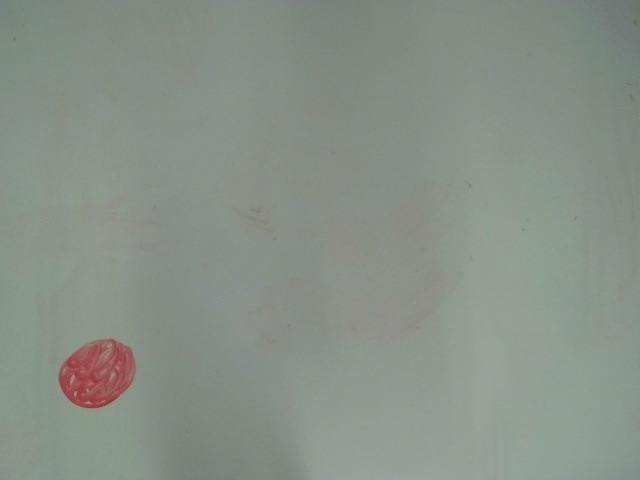
#> input picture 13_09_24/captured_image.jpg, 640 x 480 px, given in place of the camera
$ python test_contorni_e_distanza.py
#> lines starting #> are read from the running program, lines starting #| are printed output that depends on the picture; after the words box and inside, x2 and y2 are one past the last pixel; in counts of white or black regions, pixels touching at a corner belong together; long printed decimals are rounded
import cv2
import numpy as np
import json
import time
import matplotlib.pyplot as plt
from skimage.color import rgb2hsv
from skimage.measure import find_contours
import io
from PIL import Image
from scipy.spatial import distance

# IP del robot (commentato per ora)
ROBOT_HOST = '192.168.137.198'

# Inizializzazione RTDE (commentato per ora)
# rtde_c = rtde_control.RTDEControlInterface(ROBOT_HOST)
# rtde_r = rtde_receive.RTDEReceiveInterface(ROBOT_HOST)

# Parametri di velocità e accelerazione
acc = 0.4
vel = 0.4

# Risoluzione utilizzata durante la calibrazione
img_width = 640  # Larghezza dell'immagine
img_height = 480  # Altezza dell'immagine

# File contenente le coordinate dei punti immagine e dei punti reali
calibration_file = '13_09_2024/image_corners_real_coords.json'

# File contenente i parametri di calibrazione della fotocamera
camera_calibration_file = '13_09_2024/calibration_data.json'

# Carica i parametri di calibrazione della fotocamera (matrice intrinseca e coefficienti di distorsione)
with open(camera_calibration_file, 'r') as f:
#> (reads 13_09_2024/calibration_data.json from the repository)
    calib_data = json.load(f)
    camera_matrix = np.array(calib_data['mtx'])  # Matrice intrinseca
    dist_coeffs = np.array(calib_data['dist'])   # Coefficienti di distorsione

# Carica i punti di calibrazione (coordinate immagine -> coordinate reali robot)
with open(calibration_file, 'r') as f:
#> (reads 13_09_2024/image_corners_real_coords.json from the repository)
    calibration_data = json.load(f)

# Estrai i punti immagine e i punti reali dal file
image_points = np.array([point['corner'] for point in calibration_data], dtype=np.float32)
real_points = np.array([point['real'][:2] for point in calibration_data], dtype=np.float32)  # Usa solo X e Y dei punti reali

# Ottieni i limiti delle coordinate reali (minimo e massimo per X e Y)
real_x_min, real_y_min = np.min(real_points, axis=0)
real_x_max, real_y_max = np.max(real_points, axis=0)

# Calcola la matrice di omografia (trasformazione prospettica) immagine -> mondo reale
homography_matrix, _ = cv2.findHomography(image_points, real_points)

# Funzione per convertire i punti immagine (pixel) in coordinate reali (robot)
def map_image_to_real(image_point):
    # Aggiungi una terza coordinata per la trasformazione omografica
    image_point_homog = np.array([image_point[0], image_point[1], 1], dtype=np.float32)

    # Applica la matrice di omografia
    real_point_homog = np.dot(homography_matrix, image_point_homog)

    # Normalizza per ottenere le coordinate reali (X, Y)
    real_x = real_point_homog[0] / real_point_homog[2]
    real_y = real_point_homog[1] / real_point_homog[2]

    return real_x, real_y

# Funzione per verificare se le coordinate reali sono nei limiti definiti
def is_within_bounds(real_x, real_y):
    return real_x_min <= real_x <= real_x_max and real_y_min <= real_y <= real_y_max

# Funzione per stampare le coordinate reali (simulando lo spostamento del robot)
def move_robot_to_real_point(real_x, real_y, real_z=0.05):
    if is_within_bounds(real_x, real_y):
        print(f"Coordinate reali calcolate: X={real_x}, Y={real_y}, Z={real_z}")
    else:
        print(f"Coordinate fuori dai limiti: X={real_x}, Y={real_y}")

# Avvia la webcam e acquisisci una singola immagine
cap = cv2.VideoCapture(0)
cap.set(cv2.CAP_PROP_FRAME_WIDTH, img_width)
cap.set(cv2.CAP_PROP_FRAME_HEIGHT, img_height)

if not cap.isOpened():
    print("Errore nell'apertura della webcam")
    exit()

# Cattura una singola immagine
ret, frame = cap.read()
#> frame is the input picture: shape (480, 640, 3); mean B, G, R 135.9, 145.4, 135.7

if not ret:
    print("Errore nella lettura del frame dalla webcam")
else:
    # Correggi la distorsione ottica utilizzando i parametri di calibrazione
    new_camera_matrix, roi = cv2.getOptimalNewCameraMatrix(camera_matrix, dist_coeffs, (img_width, img_height), 1)
    undistorted_frame = cv2.undistort(frame, camera_matrix, dist_coeffs, None, new_camera_matrix)

    # Converti l'immagine in HSV e usa il canale di saturazione per il rilevamento dei contorni
    myimg_hsv = rgb2hsv(undistorted_frame)
#> myimg_hsv: shape (480, 640, 3) float64; mean of channels 0, 1, 2 0.323, 0.0812, 0.569
    saturation = myimg_hsv[:, :, 1]  # Canale di saturazione
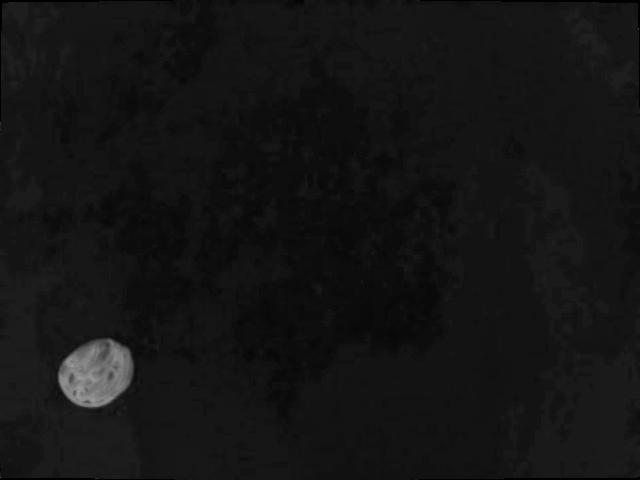
#> saturation: shape (480, 640) float64; min 0, max 0.61, mean 0.0812

    # Crea un'immagine binaria basata su una soglia sulla saturazione
    binary_image = np.where(saturation > 0.25, 1, 0).astype(np.uint8)
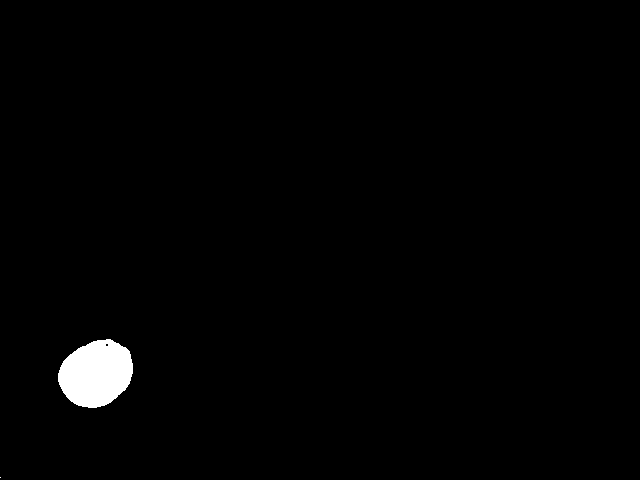
#> binary_image: shape (480, 640); values 0 (black) and 1 (white), 1.3% white; 2 white regions (1 under 20 px), largest, box (x1, y1, x2, y2) and area: (58, 339, 133, 408) 3875

    # Trova i contorni basati sull'immagine binaria
    contours_gray = find_contours(binary_image, 0.8)
#> contours_gray = 3 point arrays, longest 289 points

    # Se ci sono contorni, trova il contorno più lungo
    if contours_gray:
        best_contour = max(contours_gray, key=len)
#> best_contour = 289 pairs, first value 338.8 to 407.2, second value 57.8 to 132.2

        # Trasforma il contorno in coordinate reali
        real_coords = []
        for point in best_contour:
            image_point = np.array([[point[1], point[0]]], dtype='float32')  # Coordinate (x, y) nel piano immagine

            # Mappa i punti immagine alle coordinate reali del robot
            real_x, real_y = map_image_to_real(image_point[0])

            # Stampa le coordinate reali
            move_robot_to_real_point(real_x, real_y)

            # Aggiungi le coordinate reali alla lista
            real_coords.append([real_x, real_y])
#> this loop made 289 passes
#> (image_point_homog in map_image_to_real, real_point_homog in map_image_to_real, real_x, real_y) on passes 1 to 3: ([96, 407.2, 1], [0.37, 0.193, 1.03], 0.359, 0.188), ([95, 407.2, 1], [0.369, 0.194, 1.03], 0.359, 0.189), ([94, 407.2, 1], [0.369, 0.195, 1.03], 0.359, 0.19)
#| Coordinate reali calcolate: X=0.3592, Y=0.1878, Z=0.05
#| Coordinate reali calcolate: X=0.3592, Y=0.1887, Z=0.05
#| Coordinate reali calcolate: X=0.3592, Y=0.1897, Z=0.05
#| Coordinate reali calcolate: X=0.3591, Y=0.1907, Z=0.05
#| Coordinate reali calcolate: X=0.3591, Y=0.1916, Z=0.05
#| Coordinate reali calcolate: X=0.359, Y=0.1926, Z=0.05
#| Coordinate reali calcolate: X=0.359, Y=0.1935, Z=0.05
#| Coordinate reali calcolate: X=0.359, Y=0.1945, Z=0.05
#> (further printed lines are left out)
#> after the loop, real_coords = 289 pairs, first value 0.359 to 0.423, second value 0.154 to 0.226

        real_coords = np.array(real_coords)

        # Trova i due punti più distanti
        dist_matrix = distance.cdist(real_coords, real_coords, 'euclidean')
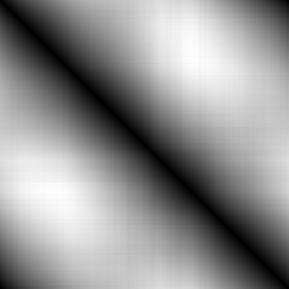
#> dist_matrix: shape (289, 289) float64; min 0, max 0.0748, mean 0.0423; drawn with min black and max white
        max_dist_indices = np.unravel_index(np.argmax(dist_matrix), dist_matrix.shape)
#> max_dist_indices = (49, 192)
        point1, point2 = real_coords[max_dist_indices[0]], real_coords[max_dist_indices[1]]
#> point1 = [0.372, 0.22]; point2 = [0.413, 0.157]
        max_distance = dist_matrix[max_dist_indices]
#> max_distance = 0.0748

        print(f"Distanza massima: {max_distance:.4f} metri")
        print(f"Punti selezionati: {point1}, {point2}")

        # Visualizzazione delle immagini e delle coordinate
        fig, ax = plt.subplots(1, 2, figsize=(18, 6))

        # Mostra l'immagine originale
        ax[0].imshow(cv2.cvtColor(frame, cv2.COLOR_BGR2RGB))
        ax[0].set_title('Immagine originale')

        # Converti il contorno in un formato compatibile con OpenCV e disegna il contorno sull'immagine
        best_contour_cv2 = np.array([[[int(p[1]), int(p[0])]] for p in best_contour])
#> best_contour_cv2 = 289 rows, first 8: [96, 407], [95, 407], [94, 407], [93, 407], [92, 407], [91, 407], [90, 407], [89, 407]
        cv2.drawContours(undistorted_frame, [best_contour_cv2], -1, (0, 255, 0), 2)
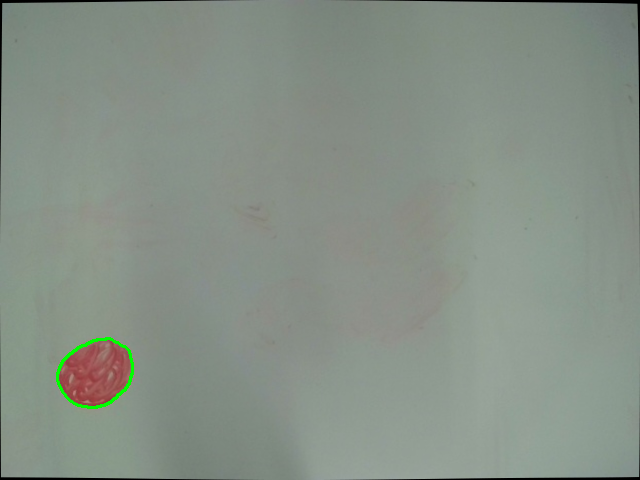
#> undistorted_frame: shape (480, 640, 3); mean B, G, R 134.6, 144.6, 134.3
        ax[1].imshow(cv2.cvtColor(undistorted_frame, cv2.COLOR_BGR2RGB))
        ax[1].set_title('Immagine con il contorno più lungo')

        plt.tight_layout()
        plt.show()
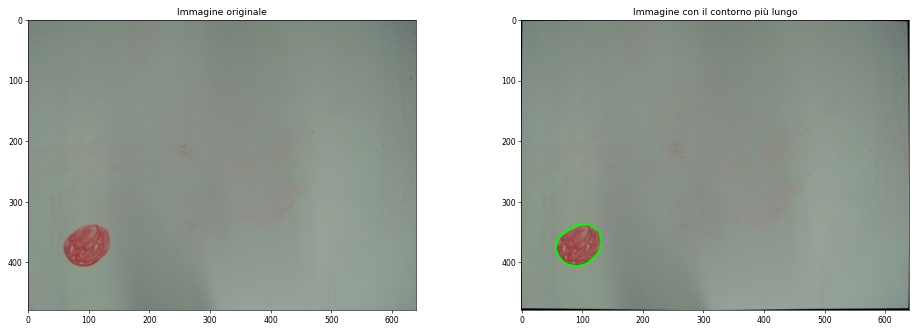
#> figure drawn by matplotlib, 2 panels

        # Crea una nuova figura per mostrare i due punti selezionati
        fig2, ax2 = plt.subplots(figsize=(8, 8))
        ax2.plot(real_coords[:, 0], real_coords[:, 1], 'ro-', label='Contorno reale')
        ax2.plot([point1[0], point2[0]], [point1[1], point2[1]], 'bo', markersize=10, label='Punti selezionati')
        ax2.set_xlabel('X (dal basso verso l\'alto)')
        ax2.set_ylabel('Y (da destra verso sinistra)')
        ax2.invert_xaxis()  # Inverti l'asse X
        ax2.invert_yaxis()  # Inverti l'asse Y
        ax2.set_xlim(real_x_min, real_x_max)
        ax2.set_ylim(real_y_min, real_y_max)
        ax2.legend()

        # Mostra i due punti selezionati e la distanza
        plt.title(f'Distanza massima: {max_distance:.4f} metri')
        plt.tight_layout()
        plt.show()
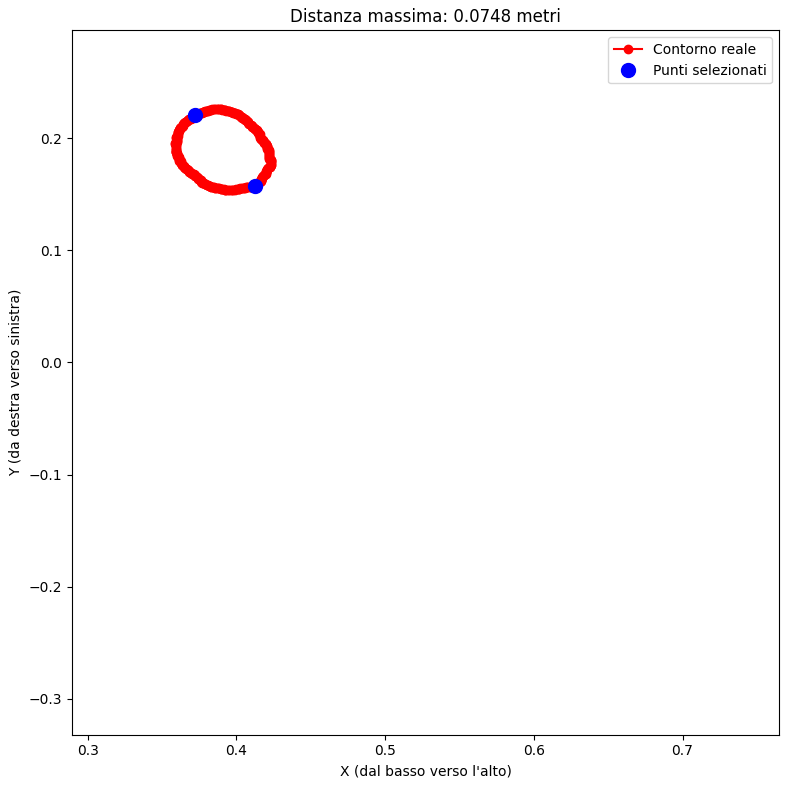
#> figure drawn by matplotlib, 1 panel

    else:
        print("Nessun contorno trovato.")

# Rilascia la webcam e chiudi tutte le finestre
cap.release()
cv2
